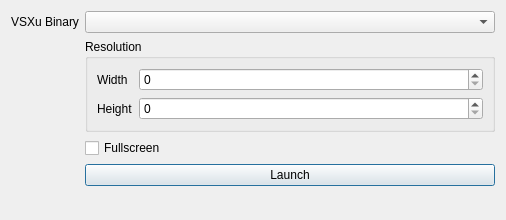
<?xml version="1.0" encoding="UTF-8"?>
<ui version="4.0">
 <class>MainWindow</class>
 <widget class="QDialog" name="MainWindow">
  <property name="geometry">
   <rect>
    <x>0</x>
    <y>0</y>
    <width>506</width>
    <height>220</height>
   </rect>
  </property>
  <property name="windowTitle">
   <string>VSXu Launcher</string>
  </property>
  <layout class="QFormLayout" name="formLayout">
   <item row="3" column="1">
    <widget class="QGroupBox" name="groupBox">
     <property name="title">
      <string>Resolution</string>
     </property>
     <layout class="QFormLayout" name="formLayout_2">
      <item row="1" column="0">
       <widget class="QLabel" name="widthLabel">
        <property name="text">
         <string>Width</string>
        </property>
       </widget>
      </item>
      <item row="1" column="1">
       <widget class="QSpinBox" name="widthSpinBox">
        <property name="maximum">
         <number>10000</number>
        </property>
       </widget>
      </item>
      <item row="2" column="0">
       <widget class="QLabel" name="heightLabel">
        <property name="text">
         <string>Height</string>
        </property>
       </widget>
      </item>
      <item row="2" column="1">
       <widget class="QSpinBox" name="heightSpinBox">
        <property name="maximum">
         <number>10000</number>
        </property>
       </widget>
      </item>
     </layout>
    </widget>
   </item>
   <item row="5" column="1">
    <widget class="QPushButton" name="launchButton">
     <property name="text">
      <string>Launch</string>
     </property>
    </widget>
   </item>
   <item row="0" column="0">
    <widget class="QLabel" name="binaryLabel">
     <property name="text">
      <string>VSXu Binary</string>
     </property>
    </widget>
   </item>
   <item row="4" column="1">
    <widget class="QCheckBox" name="fullscreenCheckBox">
     <property name="text">
      <string>Fullscreen</string>
     </property>
    </widget>
   </item>
   <item row="0" column="1">
    <widget class="QComboBox" name="binaryComboBox"/>
   </item>
  </layout>
 </widget>
 <resources/>
 <connections/>
</ui>
